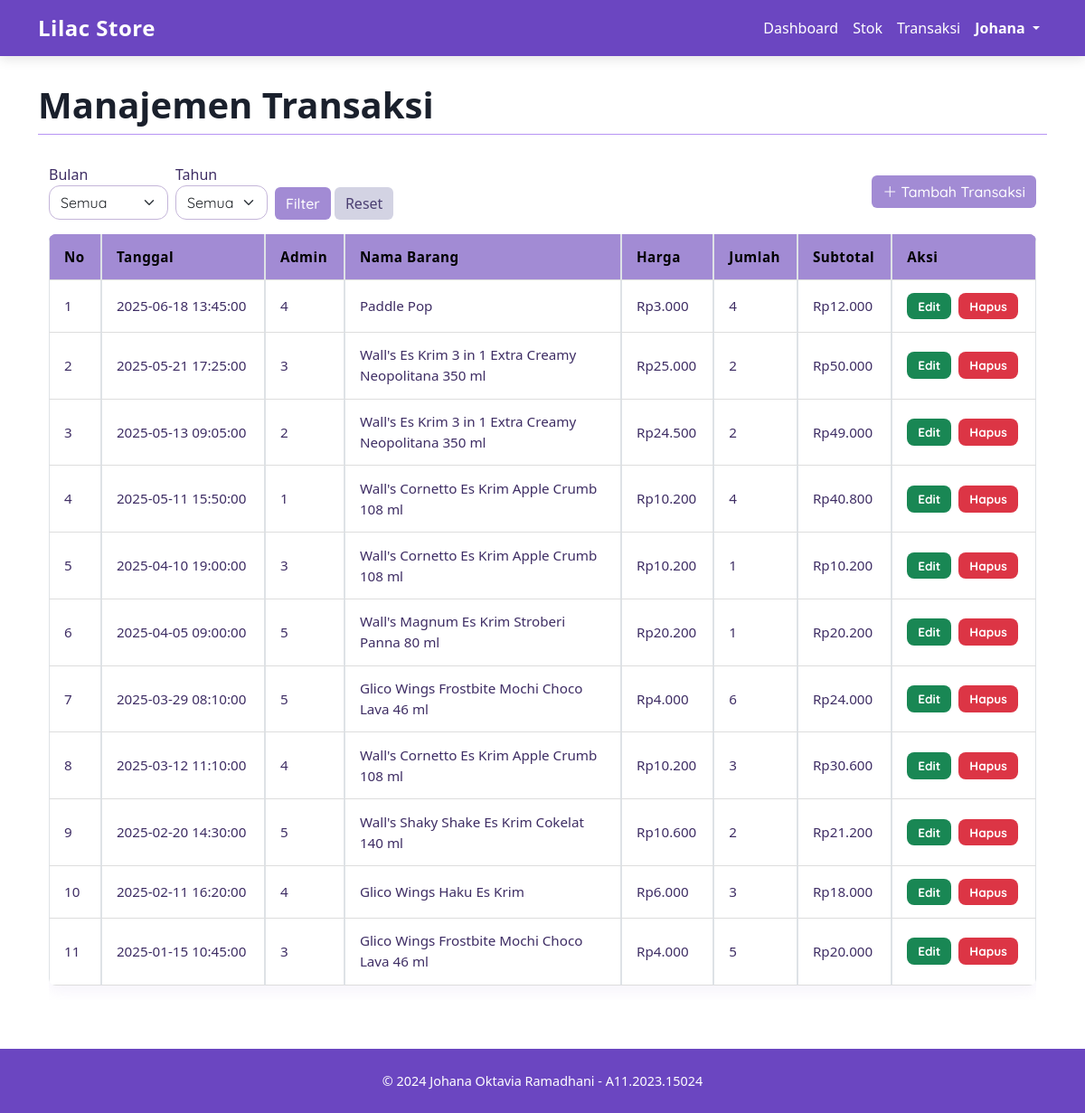
Screenshot of /admin.php?page=adminTransaksi (signed in) with the database file from the repository.
### tables this page shows
CREATE TABLE `tbl_transaksi` (
  `id_trans` int NOT NULL,
  `tgl_trans` datetime NOT NULL,
  `id_admin` int DEFAULT NULL,
  `id_brg` int DEFAULT NULL,
  `nama_brg` text,
  `harga` decimal(10,2) DEFAULT NULL,
  `jml_jual` int DEFAULT NULL,
  `subtotal` decimal(10,2) DEFAULT NULL
);

### adminTransaksi.php (the view, shortened to what this page needs)
<?php
include "koneksi.php";
$bulan = $_GET['bulan'] ?? 'all';
$tahun = $_GET['tahun'] ?? 'all';
$showAll = ($bulan === 'all' || $tahun === 'all');
?>
<div class="container py-4">
  <div class="row mb-3 align-items-center">
    <div class="col-md-6">
      <form method="get" class="row g-2 align-items-end">
        <div class="col-auto">
          <label>Bulan</label>
          <select name="bulan" class="form-select">
            <option value="all" <?= ($bulan == 'all') ? 'selected' : '' ?>>Semua</option>
          </select>
        </div>
        <div class="col-auto">
          <label>Tahun</label>
          <select name="tahun" class="form-select">
            <option value="all" <?= ($tahun == 'all') ? 'selected' : '' ?>>Semua</option>
          </select>
        </div>
        <div class="col-auto">
          <button type="submit" class="btn btn-primary">Filter</button>
          <a href="admin.php?page=adminTransaksi" class="btn btn-secondary">Reset</a>
        </div>
      </form>
    </div>
    <div class="col-md-6 text-end">
      <button class="btn btn-primary" data-bs-toggle="modal" data-bs-target="#modalTambah">
        <i class="bi bi-plus-lg"></i> Tambah Transaksi
      </button>
    </div>
  </div>
  <div class="table-responsive">
        <table class="table table-bordered table-hover">
            <thead class="thead-lilac">
                <tr>
                    <th>No</th>
                    <th>Tanggal</th>
                    <th>Admin</th>
                    <th>Nama Barang</th>
                    <th>Harga</th>
                    <th>Jumlah</th>
                    <th>Subtotal</th>
                    <th>Aksi</th>
                </tr>
            </thead>
            <tbody>
                <?php
                  if ($showAll) {
                      $result = $conn->query("SELECT * FROM tbl_transaksi ORDER BY tgl_trans DESC");
                  }
                  $no = 1;
                  while ($row = $result->fetch_assoc()) :
                  ?>
                  <tr>
                      <td><?= $no++ ?></td>
                      <td><?= $row['tgl_trans'] ?></td>
                      <td><?= $row['id_admin'] ?></td>
                      <td><?= $row['nama_brg'] ?></td>
                      <td>Rp<?= number_format($row['harga'], 0, ',', '.') ?></td>
                      <td><?= $row['jml_jual'] ?></td>
                      <td>Rp<?= number_format($row['subtotal'], 0, ',', '.') ?></td>
                      <td>
                        <div class="d-flex gap-2">
                          <a href="#" class="badge bg-success" data-bs-toggle="modal" data-bs-target="#modalEdit<?= $row['id_trans'] ?>">Edit</a>
                          <a href="#" class="badge bg-danger" data-bs-toggle="modal" data-bs-target="#modalHapus<?= $row['id_trans'] ?>">Hapus</a>
                        </div>
                      </td>
                  </tr>
                <?php endwhile; ?>
            </tbody>
        </table>
  </div>
</div>

### admin.php (style rules this page uses)
* { margin: 0; padding: 0; box-sizing: border-box; font-family: 'Segoe UI', sans-serif; }
body, html { height: 100%; background-color: #fdfaff; display: flex; flex-direction: column; }
.table thead { background-color: #9F7AEA; color: white; }
.btn-primary { background-color: #9F7AEA; border: none; }
input, select, textarea { border: 1px solid #D6BCFA; border-radius: 6px; padding: 8px 12px; }

### adminTransaksi.php (style rules this page uses)
:root { --lilac-gradient-start: #eae6fc; --lilac-gradient-end: #f8f4ff; --lilac-shadow: rgba(162, 139, 212, 0.75); --lilac-primary: #a28bd4; --lilac-muted: #c4b5d9; --text-dark: #3e2d64; --text-muted: #6d5d92; --bg-footer: #f0eaff; --table-hover: rgba(226, 215, 255, 0.6); --table-stripe: #f7f1ff; }
body { background-color: var(--lilac-gradient-end); font-family: 'Quicksand', sans-serif; color: var(--text-dark); }
.table { border-radius: 0.5rem; overflow: hidden; box-shadow: 0 6px 15px rgba(162, 139, 212, 0.1); animation: fadeInTable 0.6s ease; background-color: white; border-collapse: separate; border-spacing: 0; }
.table .badge { padding: 0.5rem 0.75rem; font-size: 0.85rem; border-radius: 0.5rem; text-decoration: none; display: inline-block; }
.d-flex.gap-2 { gap: 0.5rem; }
.thead-lilac { background-color: var(--lilac-primary) !important; }
.thead-lilac th { background-color: var(--lilac-primary) !important; color: black !important; font-weight: 700; font-size: 1.05rem; text-transform: capitalize; letter-spacing: 0.5px; }
.table th, .table td { padding: 0.85rem 1rem; vertical-align: middle; border-bottom: 1px solid #ddd; color: var(--text-dark); font-size: 0.95rem; white-space: nowrap; }
.table td:nth-child(4) { text-align: left; max-width: 300px; white-space: normal; }
.table tbody tr:nth-child(even) { background-color: var(--table-stripe); }
.table-hover tbody tr { transition: all 0.2s ease; }
.table tbody tr { animation: fadeInRow 0.4s ease-in-out both; }
.btn-primary { background-color: var(--lilac-primary); border: none; font-weight: 500; transition: all 0.3s ease; color: white; font-family: 'Quicksand', sans-serif; }
.btn-secondary { background-color: #d3d3e3; color: #4b3f72; border: none; }
.btn { transition: all 0.3s ease-in-out; }
input.form-control, select.form-select { border-radius: 0.75rem; border: 1px solid var(--lilac-muted); background-color: white; font-family: 'Quicksand', sans-serif; }
.badge.bg-success { background-color: #88d6ba; cursor: pointer; }
.badge.bg-danger { background-color: #e79999; cursor: pointer; }
.badge { transition: all 0.3s ease; font-family: 'Quicksand', sans-serif; }

### rows the page displays
tbl_transaksi: tgl_trans "2025-06-18 13:45:00", id_admin "4", nama_brg "Paddle Pop", harga "3.000", jml_jual "4", subtotal "12.000"
tbl_transaksi: tgl_trans "2025-05-21 17:25:00", id_admin "3", nama_brg "Wall's Es Krim 3 in 1 Extra Creamy Neopolitana 350 ml", harga "25.000", jml_jual "2", subtotal "50.000"
tbl_transaksi: tgl_trans "2025-05-13 09:05:00", id_admin "2", nama_brg "Wall's Es Krim 3 in 1 Extra Creamy Neopolitana 350 ml", harga "24.500", jml_jual "2", subtotal "49.000"
tbl_transaksi: tgl_trans "2025-05-11 15:50:00", id_admin "1", nama_brg "Wall's Cornetto Es Krim Apple Crumb 108 ml", harga "10.200", jml_jual "4", subtotal "40.800"
tbl_transaksi: tgl_trans "2025-04-10 19:00:00", id_admin "3", nama_brg "Wall's Cornetto Es Krim Apple Crumb 108 ml", harga "10.200", jml_jual "1", subtotal "10.200"
tbl_transaksi: tgl_trans "2025-04-05 09:00:00", id_admin "5", nama_brg "Wall's Magnum Es Krim Stroberi Panna 80 ml", harga "20.200", jml_jual "1", subtotal "20.200"
tbl_transaksi: tgl_trans "2025-03-29 08:10:00", id_admin "5", nama_brg "Glico Wings Frostbite Mochi Choco Lava 46 ml", harga "4.000", jml_jual "6", subtotal "24.000"
tbl_transaksi: tgl_trans "2025-03-12 11:10:00", id_admin "4", nama_brg "Wall's Cornetto Es Krim Apple Crumb 108 ml", harga "10.200", jml_jual "3", subtotal "30.600"
tbl_transaksi: tgl_trans "2025-02-20 14:30:00", id_admin "5", nama_brg "Wall's Shaky Shake Es Krim Cokelat 140 ml", harga "10.600", jml_jual "2", subtotal "21.200"
tbl_transaksi: tgl_trans "2025-02-11 16:20:00", id_admin "4", nama_brg "Glico Wings Haku Es Krim", harga "6.000", jml_jual "3", subtotal "18.000"
tbl_transaksi: tgl_trans "2025-01-15 10:45:00", id_admin "3", nama_brg "Glico Wings Frostbite Mochi Choco Lava 46 ml", harga "4.000", jml_jual "5", subtotal "20.000"

### other values shown
$_SESSION['nama_admin'] "Johana"
$pageTitle "Manajemen Transaksi"
